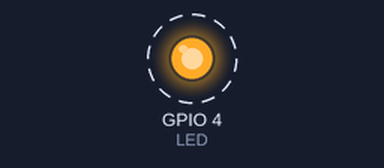
Recording of a sketch running on a simulated ESP32. On the bench: output pins drawn as LEDs (lit = HIGH). Dashed ring = blinking. What the sketch prints to the serial monitor is not drawn. At 0.9 s the program puts the board to deep sleep or switches it off; the recording ends there.

Above: at 0.05 s.
Timing chart, 0 to 0.9 s (numbered marks = the images above):
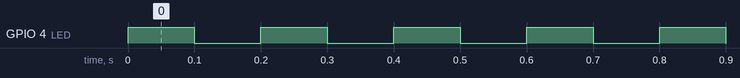

Measured:
- by itself, GPIO 4 (LED): alternates HIGH for 0.10 s and LOW for 0.10 s

The sketch:

ESP8266_Deep_Sleep.ino
```cpp
//Hadi Sandid
//INF433
#define LED 4

void setup() {
  // put your setup code here, to run once:
  Serial.begin(9600);
  //Serial.begin(115200);
  pinMode(LED,OUTPUT);
  digitalWrite(LED,LOW);
}

void loop() {
  // put your main code here, to run repeatedly:

  Serial.println("WAKEUP!");
  Serial.flush();
  digitalWrite(LED,HIGH);
  delay(100);
  digitalWrite(LED,LOW);
  delay(100);
  digitalWrite(LED,HIGH);
  delay(100);
  digitalWrite(LED,LOW);
  delay(100);
  digitalWrite(LED,HIGH);
  delay(100);
  digitalWrite(LED,LOW);
  delay(100);
  digitalWrite(LED,HIGH);
  delay(100);
  digitalWrite(LED,LOW);
  delay(100);
  digitalWrite(LED,HIGH);
  delay(100);
  digitalWrite(LED,LOW);
  ESP.deepSleep(5000000);

  //Put it into sleep indefinitely
  //ESP.deepSleep(0);
}
```
